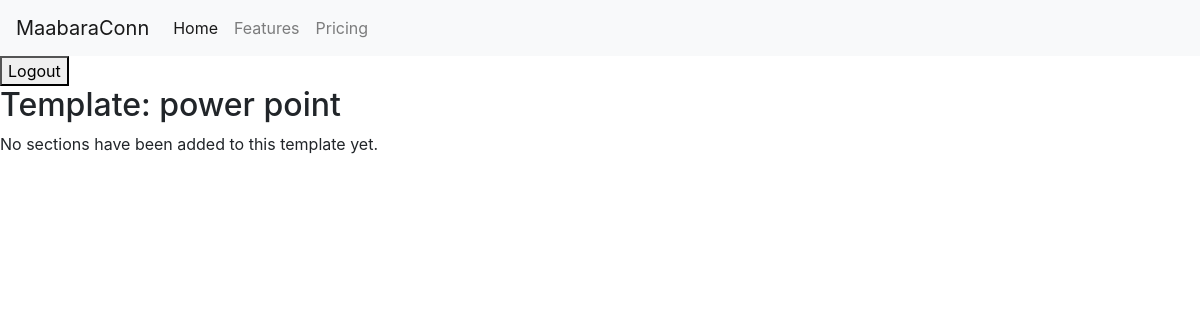
The app's page /users/lab_template/6/, older data.
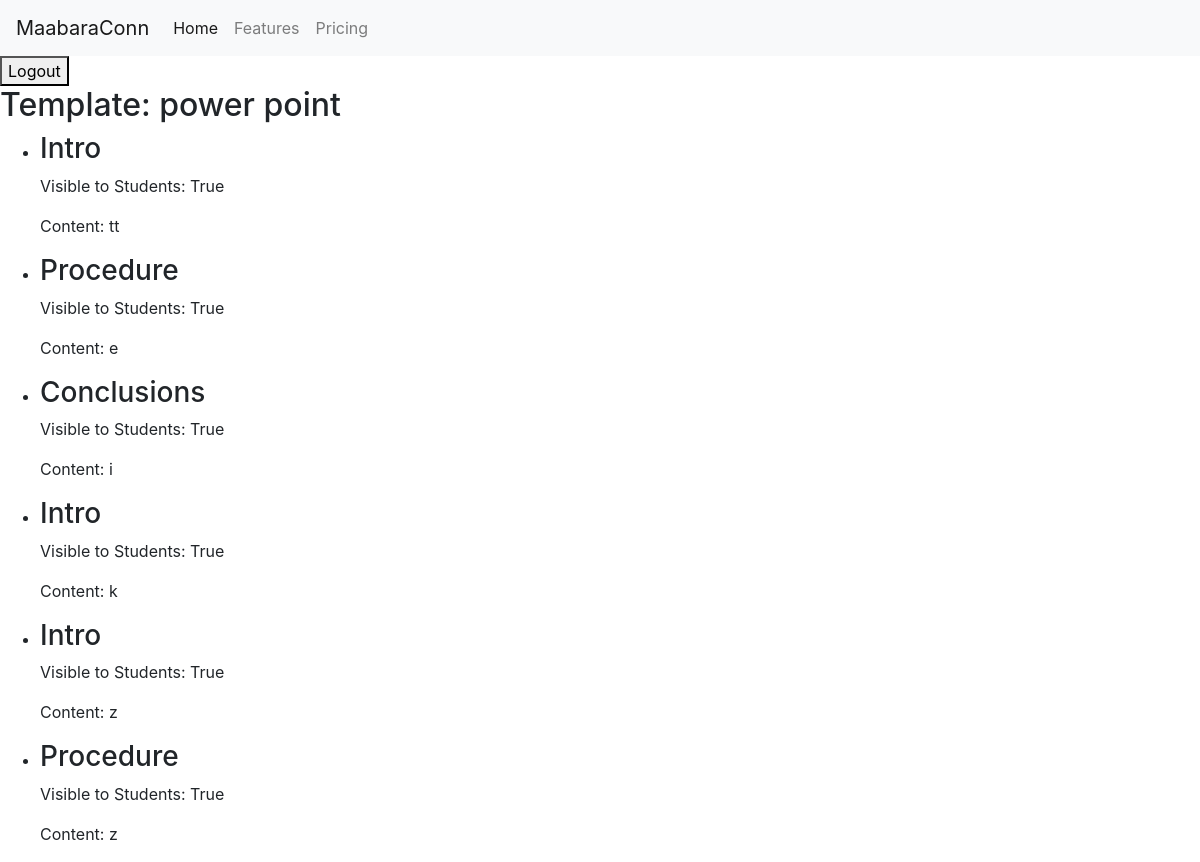
The same page, newer data.
### users/models.py (models this page shows, shortened)
class LabTemplate(models.Model):
    course = models.ForeignKey(
        Course, on_delete=models.CASCADE, related_name='lab_templates')
    name = models.CharField(max_length=255)
    laboratory = models.ForeignKey(
        Laboratory, on_delete=models.CASCADE, related_name='lab_templates')

class TemplateSection(models.Model):
    lab_template = models.ForeignKey(
        LabTemplate, on_delete=models.CASCADE, related_name='sections')
    title = models.CharField(max_length=255)
    content = models.TextField()
    visible_to_students = models.BooleanField(default=True)
    section_type = models.ForeignKey(SectionType, on_delete=models.CASCADE)

class SectionType(models.Model):
    name = models.CharField(max_length=100)
    default_content = models.TextField(blank=True)
    def __str__(self):
        return self.name

### users/views.py (the view)
def view_template_details(request, lab_template_id):
    template = get_object_or_404(LabTemplate, id=lab_template_id)
    sections = template.sections.all()  # Fetch all related sections
    context = {
        'template': template,
        'sections': sections,
    }
    return render(request, 'users/template_details.html', context)

### users/templates/users/template_details.html (shortened to what this page needs)
{% extends 'base.html' %}
{% block content %}
<h2>Template: {{ template.name }}</h2>
{% if sections %}
<ul>
  {% for section in sections %}
  <li>
    <h3>{{ section.section_type }}</h3>
    <p>Visible to Students: {{ section.visible_to_students }}</p>
    <p>Content: {{ section.content }}</p>
  </li>
  {% endfor %}
</ul>
{% else %}
<p>No sections have been added to this template yet.</p>
{% endif %} {% endblock %}

### users/templates/base.html (shortened to what this page needs)
<!DOCTYPE html>
<html lang="en">
  <head>
    {% load static %}
    <link rel="stylesheet" href="{% static 'css/bootstrap.min.css' %}" />
    <link
      rel="stylesheet"
      href="https://stackpath.bootstrapcdn.com/bootstrap/4.5.2/css/bootstrap.min.css"
    />
  </head>
    <nav class="navbar navbar-expand-lg navbar-light bg-light">
      <a class="navbar-brand" href="#">MaabaraConn</a>
      <div class="collapse navbar-collapse" id="navbarNav">
        <ul class="navbar-nav">
          <li class="nav-item active">
            <a class="nav-link" href="#"
              >Home <span class="sr-only">(current)</span></a
            >
          </li>
          <li class="nav-item">
            <a class="nav-link" href="#">Features</a>
          </li>
          <li class="nav-item">
            <a class="nav-link" href="#">Pricing</a>
          </li>
        </ul>
      </div>
    </nav>
    <form action="{% url 'logout' %}" method="post">
      <button type="submit">Logout</button>
    </form>
    {% block content %}{% endblock %}
  </body>
</html>

Row changes from the older to the newer data that the page shows:
added TemplateSection: section_type "Intro", visible_to_students "True", content "tt"
added TemplateSection: section_type "Procedure", visible_to_students "True", content "e"
added TemplateSection: section_type "Conclusions", visible_to_students "True", content "i"
added TemplateSection: section_type "Intro", visible_to_students "True", content "k"
added TemplateSection: section_type "Intro", visible_to_students "True", content "z"
added TemplateSection: section_type "Procedure", visible_to_students "True", content "z"
Text that changed along with them:
text no longer shown: "No sections have been added to this template yet."
